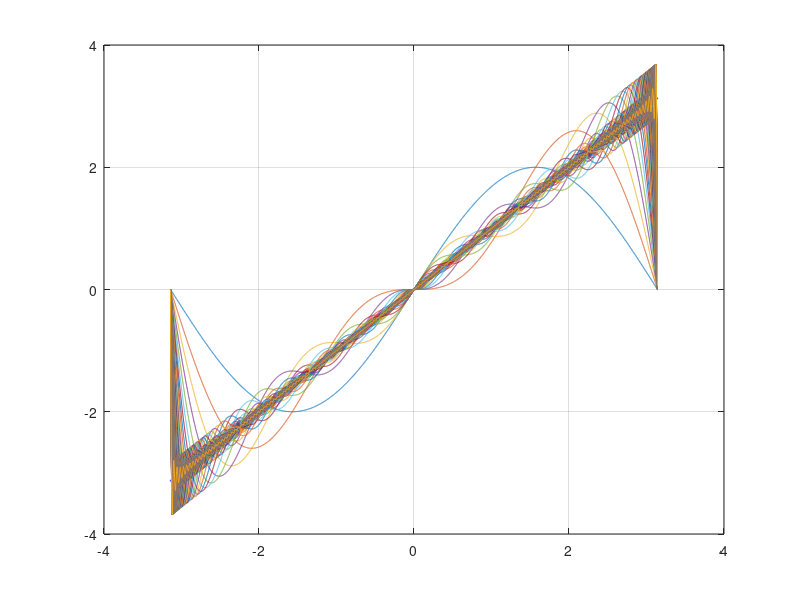

MATLAB code for this plot:
%f(t)
t=-pi:0.001:pi;
at=t;
plot(t,at,'b','LineWidth', 2);
grid on;
hold on;
%serie de fourier
k=150;
s=0;
for n=1 : k
    fprintf("k=%i\n", k);
    p = -1*((2/n) * ((-1)^n)*sin(n*t));
    s=s+p;
    plot(t,s);
    pause(1)
end